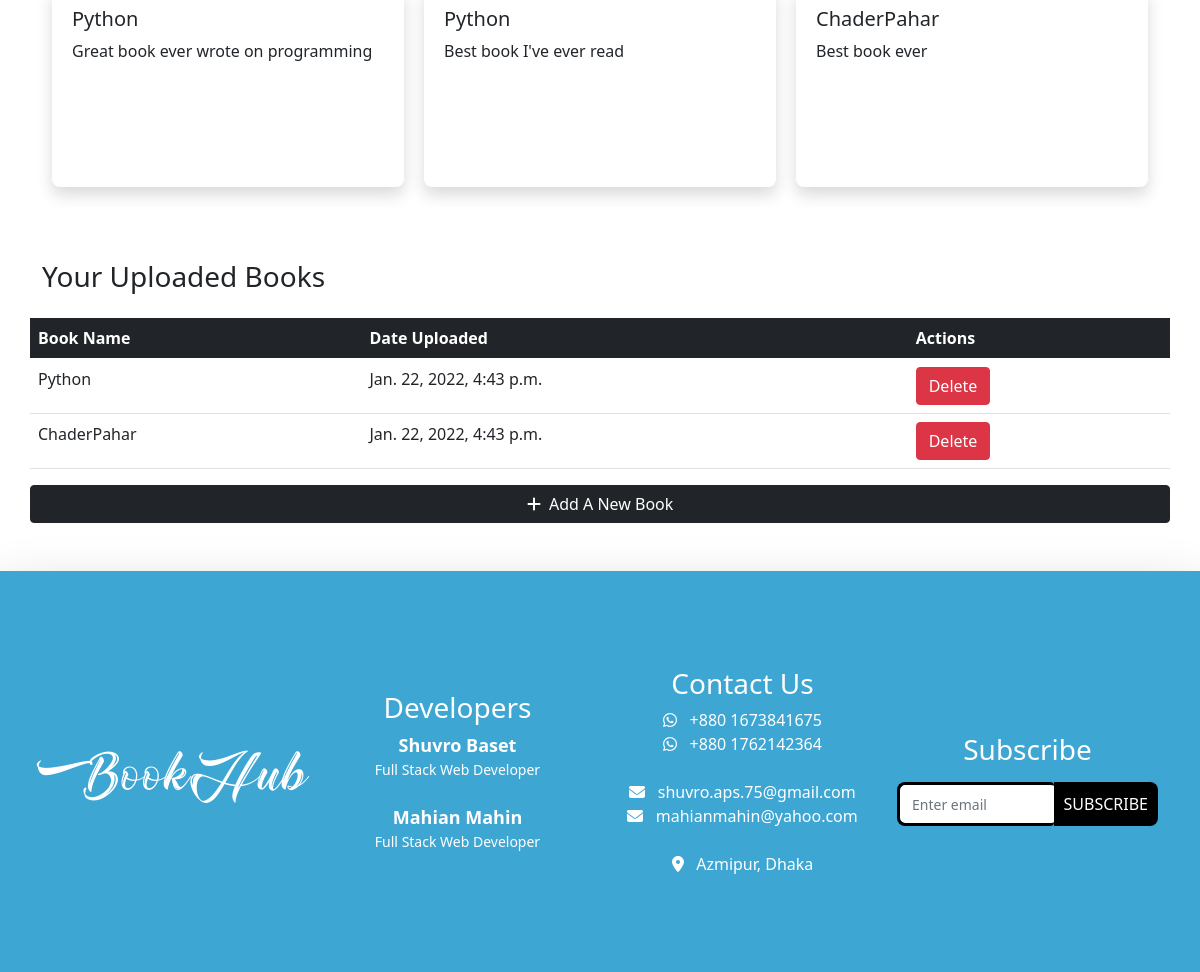
Page /user-dashboard (signed in, lower part) on the earlier database version.
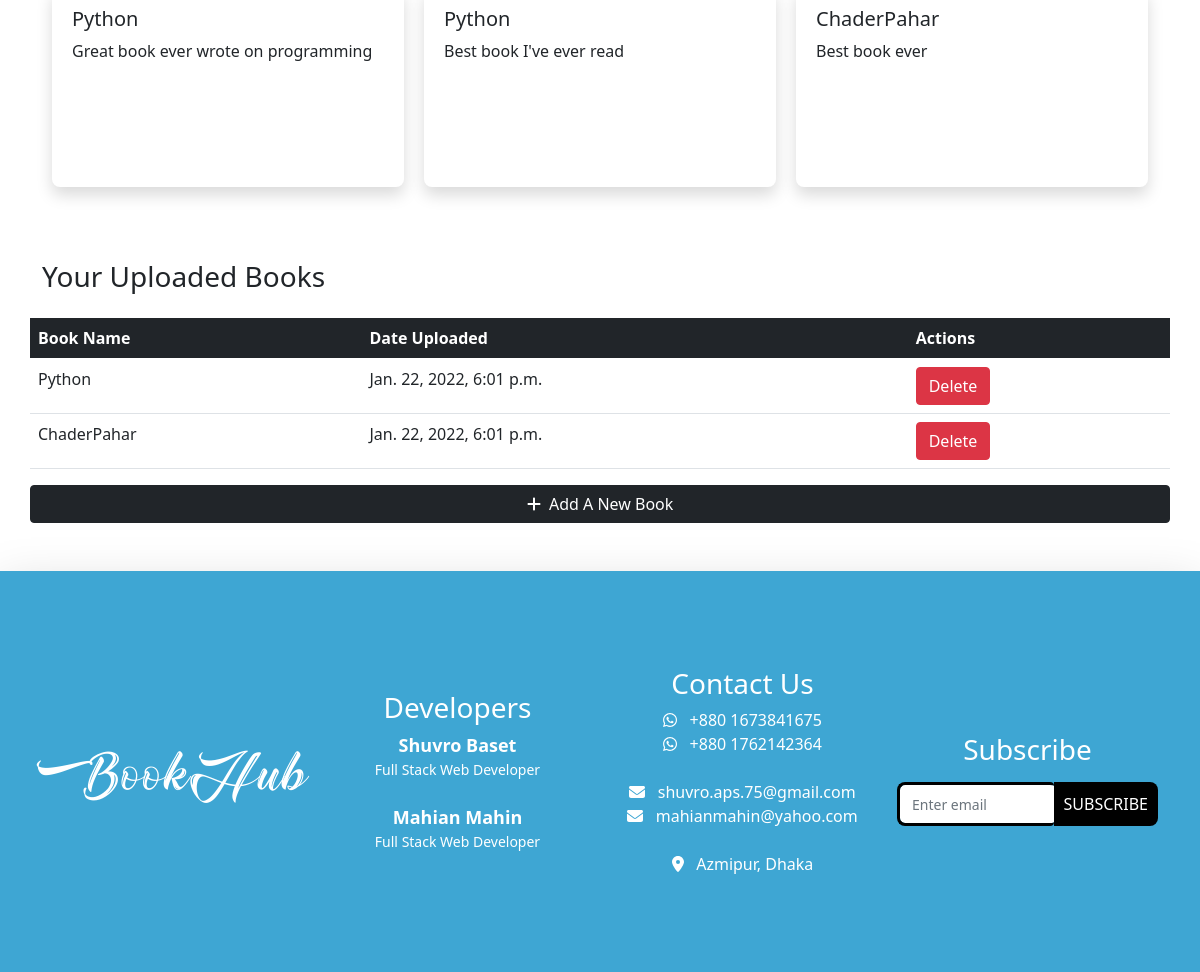
Same page on the later database version.
### bookHub_app/models.py (models this page shows)
class Books(models.Model):
    uploader = models.ForeignKey(User, on_delete=models.CASCADE)
    book = models.FileField(upload_to='pdf')
    book_thumbnail = models.ImageField(upload_to='pdf/thumbnails', null=True)
    book_name = models.CharField(max_length=200, null=True)
    language = models.CharField(max_length=100, null=True)
    author_name = models.CharField(max_length=200, null=True)
    description = models.TextField()
    uploaded_time = models.DateTimeField(auto_now=True)
    book_category = models.CharField(max_length=1000, null=True)
    book_rating = models.FloatField(null=True, blank=True, default=0.0)
    def __str__(self):
        return self.book_name + '.pdf'

### user_app/views.py (the view, shortened to what this page needs)
# urls.py: path('user-dashboard', userDashboard, name='user_dashboard'),
def userDashboard(request):
    if request.user.is_authenticated:
        book_review = BooksReview.objects.filter(user=request.user)
        books = Books.objects.filter(uploader=request.user)
        book_categories = BookCategories.objects.all()
        global user_profile_ins
        user_profile_ins = UserProfile.objects.filter(user_id=request.user.id).first()
        context = {
            'user_profile_ins': user_profile_ins,
            'book_reviews': book_review,
            'books': books,
            'categories': book_categories
        }
        return render(request, 'dashboard.html', context=context)
    else:
        messages.warning(request, "You Must Be Logged In")
        return redirect('/login')

### templates/dashboard.html (shortened to what this page needs)
{% extends 'main.html' %}
{% load static %}
{% block content %}
    <div class="container my-5">
        {% if book_reviews %}
        <div class="row review_section my-5">
            <div class="review_slider d-flex flex-row align-items-center">
                {% for review in book_reviews %}
                    <div class="review_card shadow">
                        <h5>{{ review.book.book_name }}</h5>
                        <div class="review_description">
                            <p>{{ review.review | truncatewords:18 }}</p>
                        </div>
                    </div>
                {% endfor %}
            </div>
        </div>
        {% endif %}
        <div class="row uploaded_books mt-5">
            <h3>Your Uploaded Books</h3>
            {% if books %}
            <table class="table table-hover mt-3">
                <thead>
                  <tr class="bg-dark text-white">
                    <th scope="col">Book Name</th>
                    <th scope="col">Date Uploaded</th>
                    <th scope="col">Actions</th>
                  </tr>
                </thead>
                <tbody>
                {% for book in books %}
                  <tr>
                    <td>{{ book.book_name }}</td>
                    <td>{{ book.uploaded_time }}</td>
                    <td><a href={% url 'delete' book.id %}><button class="btn btn-danger">Delete</button></a></td>
                  </tr>
                {% endfor %}
                </tbody>
            </table>
            {% else %}
                <h6 class="my-3">You haven't uploaded any book yet</h6>
            {% endif %}
        </div>
        <div class="row add_book_section">
            <button class="btn btn-dark w-100" id="add_btn"><i class="fas fa-plus"></i>&nbsp; Add A New Book</button>
        </div>
    </div>
{% endblock %}

Differences in the rows shown:
changed Books "Python": uploaded_time "Jan. 22, 2022, 4:43 p.m." → "Jan. 22, 2022, 6:01 p.m."
changed Books "ChaderPahar": uploaded_time "Jan. 22, 2022, 4:43 p.m." → "Jan. 22, 2022, 6:01 p.m."
